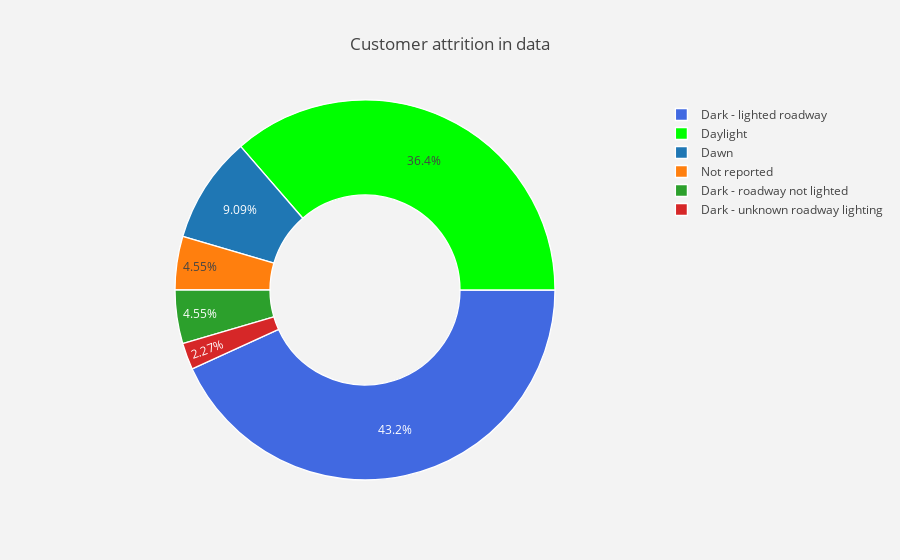

The notebook cell saved with this chart:
### Code cell
#labels
lab = fatality["Ambient Light"].value_counts().keys().tolist()
#values
val = fatality["Ambient Light"].value_counts().values.tolist()

trace = go.Pie(labels = lab ,
               values = val ,
               marker = dict(colors =  [ 'royalblue' ,'lime'],
                             line = dict(color = "white",
                                         width =  1.3)
                            ),
               rotation = 90,
               hoverinfo = "label+value+text",
               hole = .5
              )
layout = go.Layout(dict(title = "Customer attrition in data",
                        plot_bgcolor  = "rgb(243,243,243)",
                        paper_bgcolor = "rgb(243,243,243)",
                       )
                  )

data = [trace]
fig = go.Figure(data = data,layout = layout)
py.iplot(fig)

### Figure 1 — Plotly figure (JSON) as saved in the notebook; plotly's stock layout.template omitted (floating-point values rounded to 4 significant figures)
{"data": [{"hole": 0.5, "hoverinfo": "label+value+text", "labels": ["Dark - lighted roadway", "Daylight", "Dawn", "Not reported", "Dark - roadway not lighted", "Dark - unknown roadway lighting"], "marker": {"colors": ["royalblue", "lime"], "line": {"color": "white", "width": 1.3}}, "rotation": 90, "type": "pie", "uid": "dcb5b840-56a5-45f2-b8d7-6c2f50bda498", "values": [19, 16, 4, 2, 2, 1]}], "layout": {"paper_bgcolor": "rgb(243,243,243)", "plot_bgcolor": "rgb(243,243,243)", "title": {"text": "Customer attrition in data"}}}
